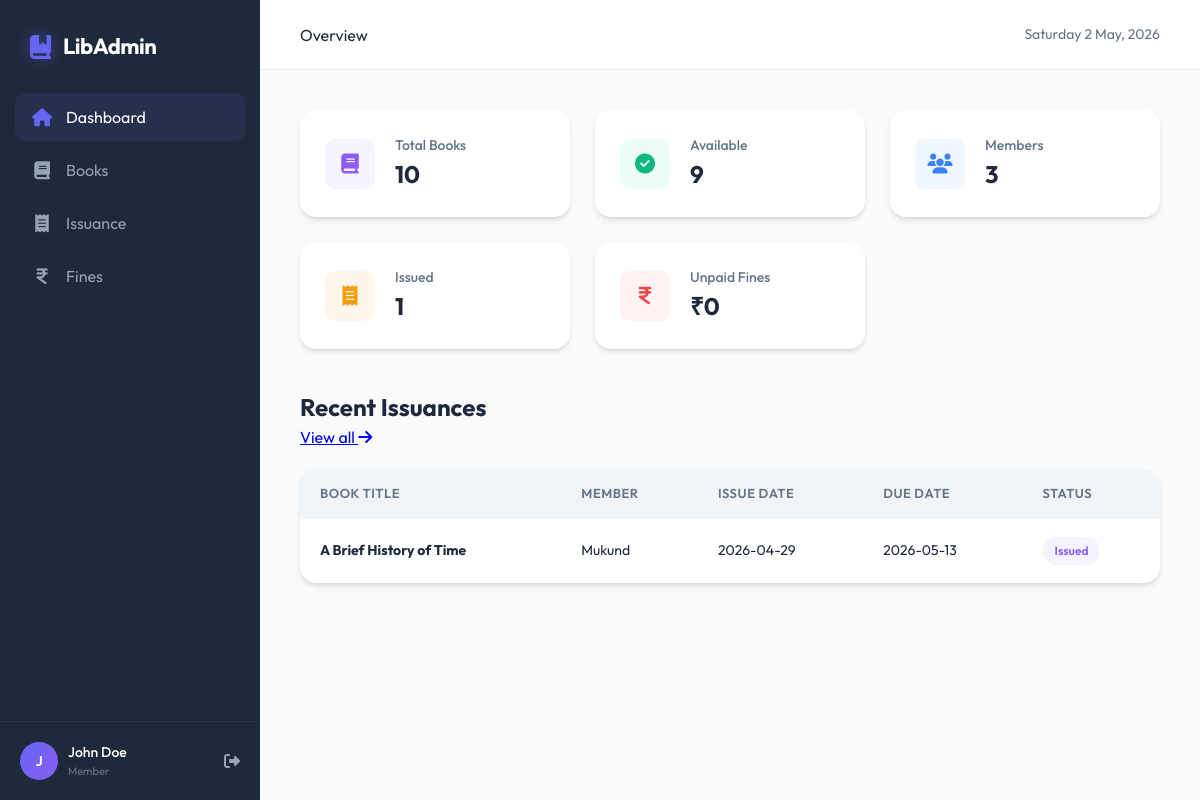
The page / (signed in) on the database as committed earlier.
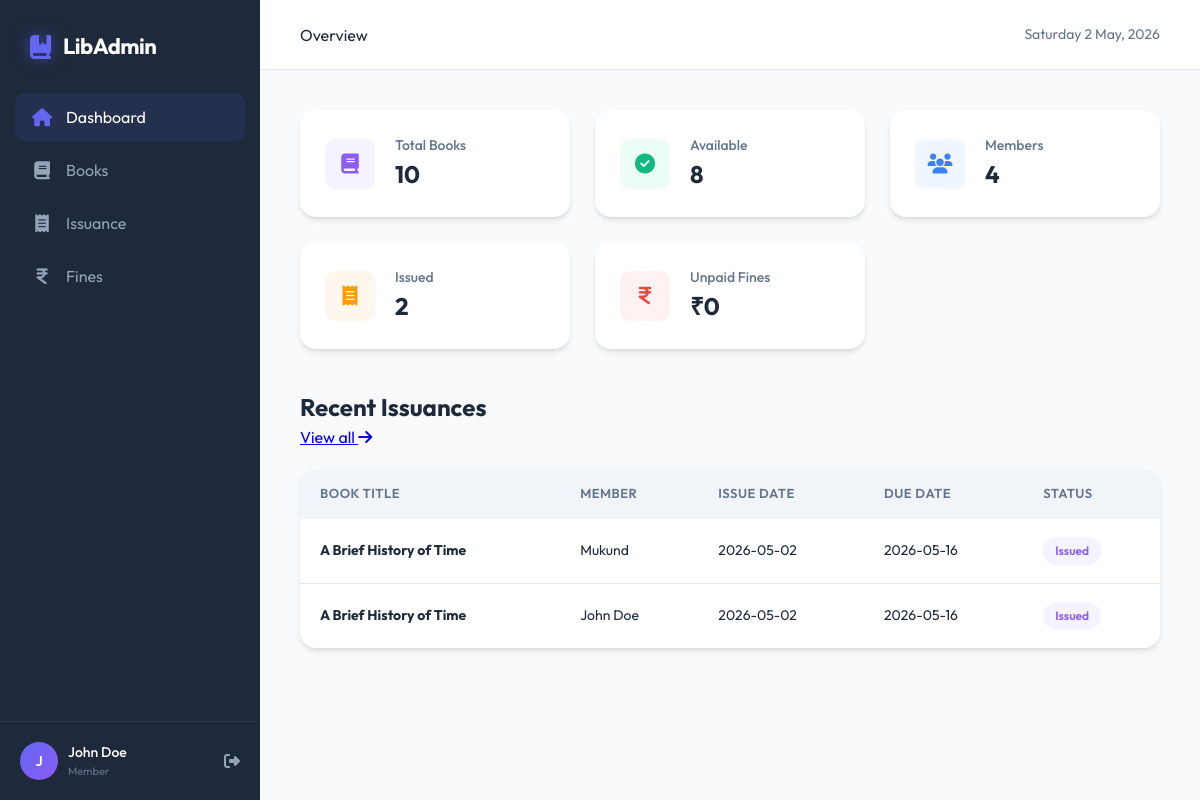
The same page on the database as committed later.
### tables this page shows
CREATE TABLE issues (
    id INTEGER PRIMARY KEY AUTOINCREMENT,
    book_id INTEGER NOT NULL,
    member_id INTEGER NOT NULL,
    issue_date DATE NOT NULL,
    due_date DATE NOT NULL,
    return_date DATE,
    status VARCHAR(20) NOT NULL DEFAULT 'issued',
    processed_by VARCHAR(255),
    FOREIGN KEY(book_id) REFERENCES books(id),
    FOREIGN KEY(member_id) REFERENCES members(id)
);

CREATE TABLE books (
    id INTEGER PRIMARY KEY AUTOINCREMENT,
    title VARCHAR(255) NOT NULL,
    author VARCHAR(255) NOT NULL,
    isbn VARCHAR(20) UNIQUE NOT NULL,
    category_id INTEGER,
    qty INTEGER NOT NULL DEFAULT 1,
    available_qty INTEGER NOT NULL DEFAULT 1,
    created_by VARCHAR(255),
    notes TEXT,
    FOREIGN KEY(category_id) REFERENCES categories(id)
);

CREATE TABLE members (
    id INTEGER PRIMARY KEY AUTOINCREMENT,
    name VARCHAR(255) NOT NULL,
    email VARCHAR(255) UNIQUE NOT NULL,
    phone VARCHAR(20) NOT NULL,
    joined_date DATE NOT NULL,
    password_hash VARCHAR(512),
    created_by VARCHAR(255),
    notes TEXT
);

### routes/dashboard.py (the view)
@dashboard_bp.route('/')
@login_required
def index():
    stats = {
        'total_books': query_db('SELECT SUM(qty) as count FROM books', one=True)['count'] or 0,
        'available_books': query_db('SELECT SUM(available_qty) as count FROM books', one=True)['count'] or 0,
        'total_members': query_db('SELECT COUNT(*) as count FROM members', one=True)['count'] or 0,
        'issued_books': query_db("SELECT COUNT(*) as count FROM issues WHERE status = 'issued'", one=True)['count'] or 0,
        'total_fines': query_db("SELECT SUM(amount) as total FROM fines WHERE paid_status = 'unpaid'", one=True)['total'] or 0
    }
    recent_issues = query_db('''
        SELECT i.*, b.title, m.name
        FROM issues i
        JOIN books b ON i.book_id = b.id
        JOIN members m ON i.member_id = m.id
        ORDER BY i.issue_date DESC LIMIT 5
    ''')
    return render_template('dashboard.html', stats=stats, recent_issues=recent_issues)

### db.py (called while the page is built)
def get_db():
    db = getattr(g, '_database', None)
    if db is None:
        db = g._database = sqlite3.connect(Config.DATABASE_PATH)
        db.row_factory = sqlite3.Row
        db.execute("PRAGMA foreign_keys = ON")
    return db

def close_connection(exception):
    db = getattr(g, '_database', None)
    if db is not None:
        db.close()

def query_db(query, args=(), one=False):
    db = get_db()
    cur = db.execute(query, args)
    rv = cur.fetchall()
    cur.close()
    return (rv[0] if rv else None) if one else rv

### routes/auth.py (called while the page is built)
def login_required(f):
    from functools import wraps
    @wraps(f)
    def decorated_function(*args, **kwargs):
        if 'user_id' not in session:
            return redirect(url_for('auth.login'))
        return f(*args, **kwargs)
    return decorated_function

### templates/dashboard.html
{% extends 'base.html' %}
{% block title %}Overview{% endblock %}
{% block content %}
<div class="stats-grid">
    <div class="stat-card">
        <div class="stat-icon purple"><i class="fa-solid fa-book"></i></div>
        <div class="stat-details">
            <span class="stat-label">Total Books</span>
            <span class="stat-value">{{ stats.total_books }}</span>
        </div>
    </div>
    <div class="stat-card">
        <div class="stat-icon green"><i class="fa-solid fa-check-circle"></i></div>
        <div class="stat-details">
            <span class="stat-label">Available</span>
            <span class="stat-value">{{ stats.available_books }}</span>
        </div>
    </div>
    <div class="stat-card">
        <div class="stat-icon blue"><i class="fa-solid fa-users"></i></div>
        <div class="stat-details">
            <span class="stat-label">Members</span>
            <span class="stat-value">{{ stats.total_members }}</span>
        </div>
    </div>
    <div class="stat-card">
        <div class="stat-icon orange"><i class="fa-solid fa-receipt"></i></div>
        <div class="stat-details">
            <span class="stat-label">Issued</span>
            <span class="stat-value">{{ stats.issued_books }}</span>
        </div>
    </div>
    <div class="stat-card">
        <div class="stat-icon red"><i class="fa-solid fa-indian-rupee-sign"></i></div>
        <div class="stat-details">
            <span class="stat-label">Unpaid Fines</span>
            <span class="stat-value">₹{{ stats.total_fines }}</span>
        </div>
    </div>
</div>
<div class="dashboard-section">
    <div class="section-header">
        <h2>Recent Issuances</h2>
        <a href="{{ url_for('issues.index') }}" class="btn-text">View all <i class="fa-solid fa-arrow-right"></i></a>
    </div>
    <div class="table-container shadow">
        <table>
            <thead>
                <tr>
                    <th>Book Title</th>
                    <th>Member</th>
                    <th>Issue Date</th>
                    <th>Due Date</th>
                    <th>Status</th>
                </tr>
            </thead>
            <tbody>
                {% for issue in recent_issues %}
                <tr>
                    <td><strong>{{ issue.title }}</strong></td>
                    <td>{{ issue.name }}</td>
                    <td>{{ issue.issue_date }}</td>
                    <td>{{ issue.due_date }}</td>
                    <td><span class="badge badge-purple">{{ issue.status|capitalize }}</span></td>
                </tr>
                {% else %}
                <tr>
                    <td colspan="5" class="text-center">No recent activity</td>
                </tr>
                {% endfor %}
            </tbody>
        </table>
    </div>
</div>
{% endblock %}

### templates/base.html (shortened to what this page needs)
<!DOCTYPE html>
<html lang="en">
<head>
    <link rel="stylesheet" href="https://cdnjs.cloudflare.com/ajax/libs/font-awesome/6.4.0/css/all.min.css">
    <link rel="stylesheet" href="{{ url_for('static', filename='css/style.css') }}">
</head>
<body>
    <div class="app-container">
        <aside class="sidebar">
            <div class="sidebar-header">
                <i class="fa-solid fa-book-bookmark logo-icon"></i>
                <span class="logo-text">LibAdmin</span>
            </div>
            <nav class="sidebar-nav">
                <a href="{{ url_for('dashboard.index') }}" class="nav-link {% if request.endpoint == 'dashboard.index' %}active{% endif %}">
                    <i class="fa-solid fa-house"></i> <span>Dashboard</span>
                </a>
                <a href="{{ url_for('books.index') }}" class="nav-link {% if 'books' in request.endpoint %}active{% endif %}">
                    <i class="fa-solid fa-book"></i> <span>Books</span>
                </a>
                <a href="{{ url_for('issues.index') }}" class="nav-link {% if 'issues' in request.endpoint %}active{% endif %}">
                    <i class="fa-solid fa-receipt"></i> <span>Issuance</span>
                </a>
                <a href="{{ url_for('fines.index') }}" class="nav-link {% if 'fines' in request.endpoint %}active{% endif %}">
                    <i class="fa-solid fa-indian-rupee-sign"></i> <span>Fines</span>
                </a>
            </nav>
            <div class="sidebar-footer">
                <div class="user-info">
                    <div class="avatar">{{ session.get('username', 'U')[0].upper() }}</div>
                    <div class="username-wrap">
                        <span class="username">{{ session.get('username', 'Guest') }}</span>
                        <span class="role">{{ 'Library Admin' if session.get('role') == 'admin' else 'Member' }}</span>
                    </div>
                </div>
                <a href="{{ url_for('auth.logout') }}" class="logout-btn">
                    <i class="fa-solid fa-right-from-bracket"></i>
                </a>
            </div>
        </aside>
        <main class="main-content">
            <header class="top-nav">
                <div class="page-title">
                    {% block title %}Dashboard{% endblock %}
                </div>
                <div class="top-nav-actions">
                    <div class="date-display" id="currentDate"></div>
                </div>
            </header>
            <div class="content-body">
                {% block content %}{% endblock %}
            </div>
        </main>
    </div>
</body>
</html>

Rows that differ between the two databases and show on the page:
now on this page (row unchanged): members: get "John Doe"
changed issues "Mukund": issue_date "2026-04-29" → "2026-05-02"; due_date "2026-05-13" → "2026-05-16"
added issues: title "A Brief History of Time", name "John Doe", issue_date "2026-05-02", due_date "2026-05-16", status "Issued"
Other text that changed with them:
{{ stats.available_books }}: "9" → "8"
{{ stats.total_members }}: "3" → "4"
{{ stats.issued_books }}: "1" → "2"
{{ session.get('username', 'Guest') }}: "John Doe" → (not shown)
